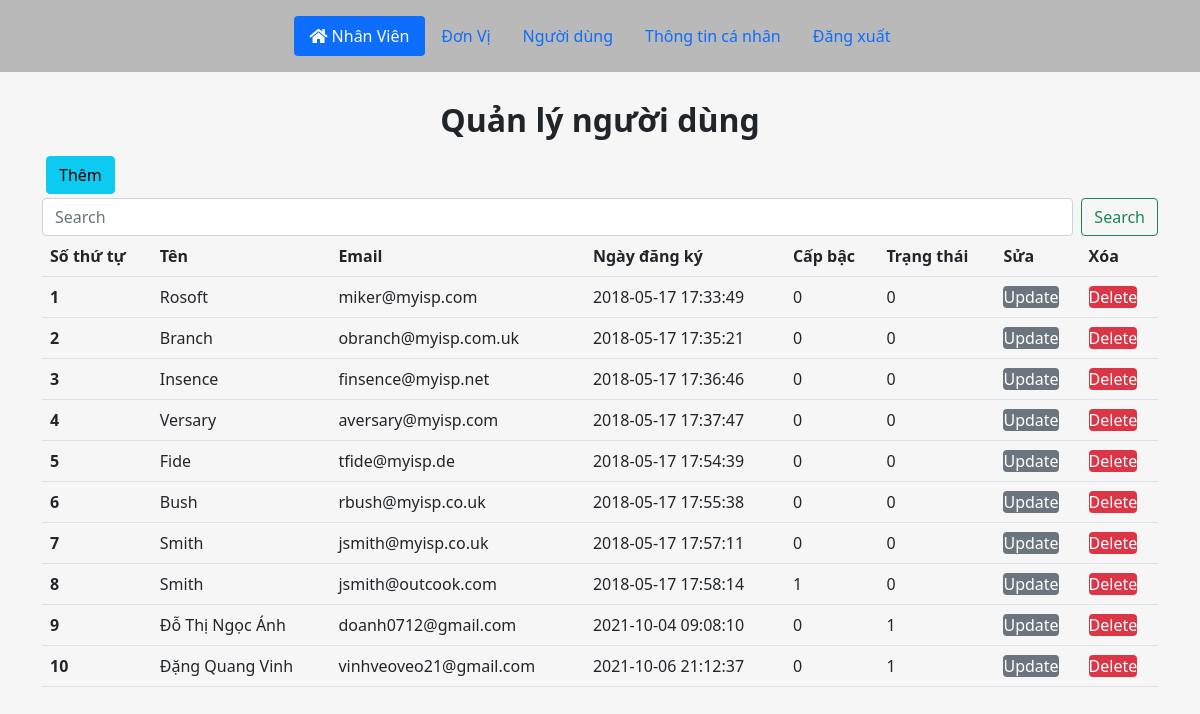
Page /admin/manager-nguoidung.php on the committed database.
### tables this page shows
CREATE TABLE `db_nguoidung` (
  `userid` mediumint(6) UNSIGNED NOT NULL,
  `name` varchar(40) NOT NULL,
  `email` varchar(60) NOT NULL,
  `password` char(60) NOT NULL,
  `registration_date` datetime NOT NULL DEFAULT current_timestamp(),
  `user_level` tinyint(1) NOT NULL DEFAULT 0,
  `STATUS` tinyint(1) DEFAULT 0,
  `code` int(11) NOT NULL,
  `ngaysinh` date DEFAULT NULL,
  `gioitinh` varchar(10) DEFAULT NULL,
  `sdt` char(15) DEFAULT NULL,
  `diachi` char(150) DEFAULT NULL,
  `image_name` varchar(50) DEFAULT NULL
);

### admin/manager-nguoidung.php (the view, shortened to what this page needs)
<?php include("particals/header.php") ?>
<div class="container">
    <div class="row">
        <span class="text-center fs-2 text fw-bold mt-4 mb-2">Quản lý người dùng</span>
        <div class="col-12">
            <div class="d-flex m-1">
                <a href="<?php echo SITEURL; ?>admin/add-nguoidung.php?" class="btn btn-primary btn-info">Thêm</a>
            </div>
            <form class="d-flex">
                <input class="form-control me-2" type="search" placeholder="Search" aria-label="Search">
                <button class="btn btn-outline-success" type="submit">Search</button>
            </form>
            <table class="table">
                <tr>
                    <th scope="col">Số thứ tự</th>
                    <th scope="col">Tên</th>
                    <th scope="col">Email</th>
                    <th scope="col">Ngày đăng ký</th>
                    <th scope="col">Cấp bậc</th>
                    <th scope="col">Trạng thái</th>
                    <th scope="col">Sửa</th>
                    <th scope="col">Xóa</th>
                </tr>
                <?php
                $sql = "select * from db_nguoidung";
                $result = mysqli_query($conn,$sql);
                $i = 0;
                if (mysqli_num_rows($result) > 0)
                {
                    while($row = mysqli_fetch_assoc($result)){
                        $i++;
                        $userid = $row['userid'];
                        $name = $row['name'];
                        $email = $row['email'];
                        $registration_date = $row['registration_date'];
                        $user_level = $row['user_level'];
                        $STATUS = $row['STATUS'];
                        ?>
                        <tr>
                            <th scope="row"> <?php echo $i; ?> </th>
                            <td> <?php echo $name; ?> </td>
                            <td> <?php echo $email; ?> </td>
                            <td> <?php echo $registration_date; ?> </td>
                            <td> <?php echo $user_level; ?> </td>
                            <td> <?php echo $STATUS; ?> </td>
                            <td>
                                <a href="<?php echo SITEURL; ?>admin/update-nguoidung.php?id=<?php echo $userid; ?>" class="btn-secondary rounded" style="text-decoration: none">Update</a>
                            </td>
                            <td>
                                <a href="<?php echo SITEURL; ?>admin/delete-nguoidung.php?id=<?php echo $userid; ?>" class="btn-danger rounded" style="text-decoration: none">Delete</a>
                            </td>
                        </tr>
                        <?php
                    }
                }
                ?>
            </table>
        </div>
    </div>
</div>
<?php include("particals/footer.php") ?>

### admin/particals/header.php (shortened to what this page needs)
<!DOCTYPE html>
<html lang="en">
<head>
    <link href="https://cdn.jsdelivr.net/npm/bootstrap@5.1.1/dist/css/bootstrap.min.css" rel="stylesheet">
    <link rel="stylesheet" href="https://cdnjs.cloudflare.com/ajax/libs/font-awesome/5.15.4/css/all.min.css">
</head>
<body style="background: #f6f6f6">
    <div class="sticky-top">
        <header class="d-flex justify-content-center py-3" style="background-color:rgb(0 0 0 / 25%);">
            <ul class="nav nav-pills">
                <li class="nav-item"><a href="<?php echo SITEURL; ?>admin/index.php" class="nav-link active" aria-current="page"><i class="fas fa-home pe-1"></i>Nhân Viên</a></li>
                <li class="nav-item"><a href="<?php echo SITEURL; ?>admin/manager-donvi.php" class="nav-link">Đơn Vị</a></li>
                <li class="nav-item"><a href="<?php echo SITEURL; ?>admin/manager-nguoidung.php" class="nav-link">Người dùng</a></li>
                <li class="nav-item"><a href="<?php echo SITEURL; ?>admin/profile.php" class="nav-link">Thông tin cá nhân</a></li>
                <li class="nav-item"><a href="<?php echo SITEURL; ?>admin/logout.php" class="nav-link">Đăng xuất</a></li>
            </ul>
        </header>
    </div>

### admin/particals/footer.php (shortened to what this page needs)
</body>
</html>

### rows in the picture
db_nguoidung: name "Rosoft", email "miker@myisp.com", registration_date "2018-05-17 17:33:49", user_level "0", STATUS "0"
db_nguoidung: name "Branch", email "obranch@myisp.com.uk", registration_date "2018-05-17 17:35:21", user_level "0", STATUS "0"
db_nguoidung: name "Insence", email "finsence@myisp.net", registration_date "2018-05-17 17:36:46", user_level "0", STATUS "0"
db_nguoidung: name "Versary", email "aversary@myisp.com", registration_date "2018-05-17 17:37:47", user_level "0", STATUS "0"
db_nguoidung: name "Fide", email "tfide@myisp.de", registration_date "2018-05-17 17:54:39", user_level "0", STATUS "0"
db_nguoidung: name "Bush", email "rbush@myisp.co.uk", registration_date "2018-05-17 17:55:38", user_level "0", STATUS "0"
db_nguoidung: name "Smith", email "jsmith@myisp.co.uk", registration_date "2018-05-17 17:57:11", user_level "0", STATUS "0"
db_nguoidung: name "Smith", email "jsmith@outcook.com", registration_date "2018-05-17 17:58:14", user_level "1", STATUS "0"
db_nguoidung: name "Đỗ Thị Ngọc Ánh", email "doanh0712@gmail.com", registration_date "2021-10-04 09:08:10", user_level "0", STATUS "1"
db_nguoidung: name "Đặng Quang Vinh", email "vinhveoveo21@gmail.com", registration_date "2021-10-06 21:12:37", user_level "0", STATUS "1"
